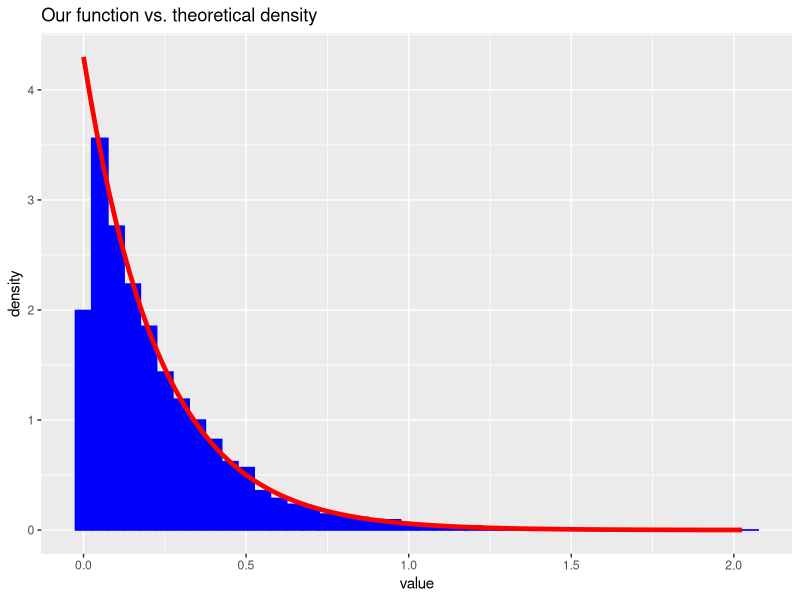
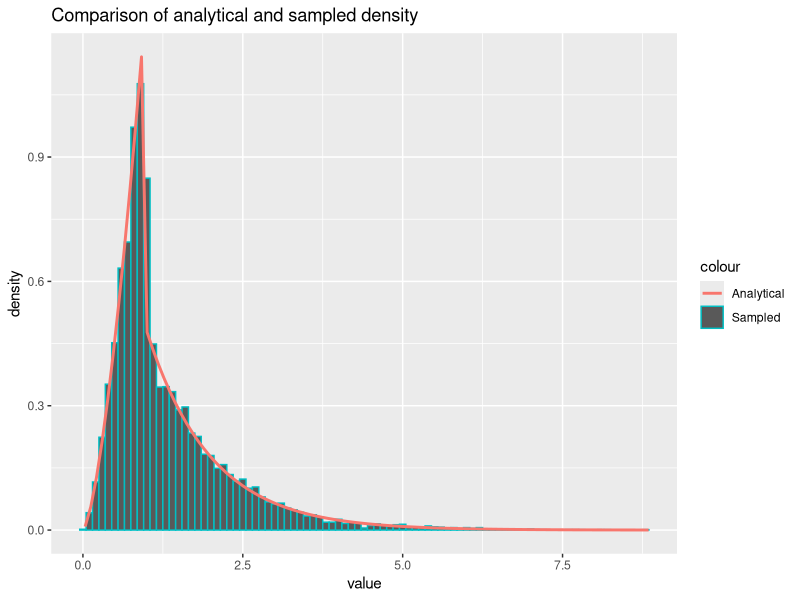
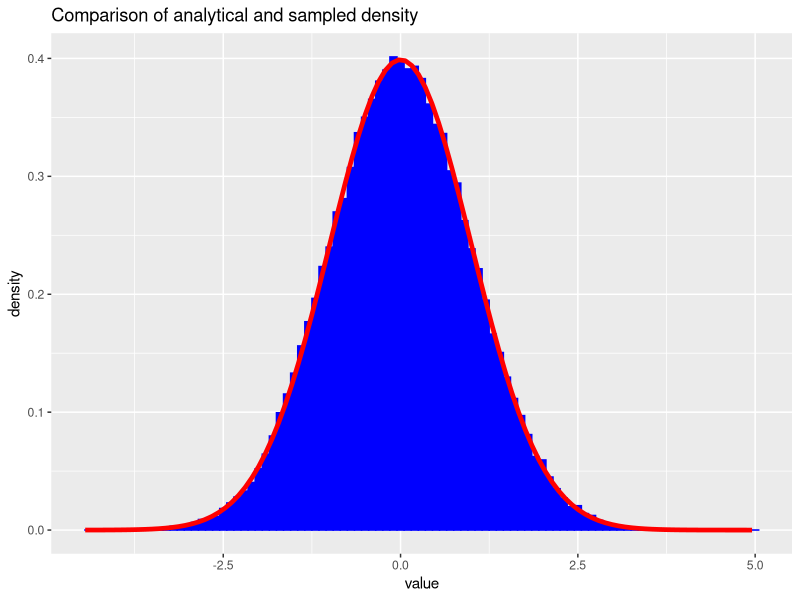
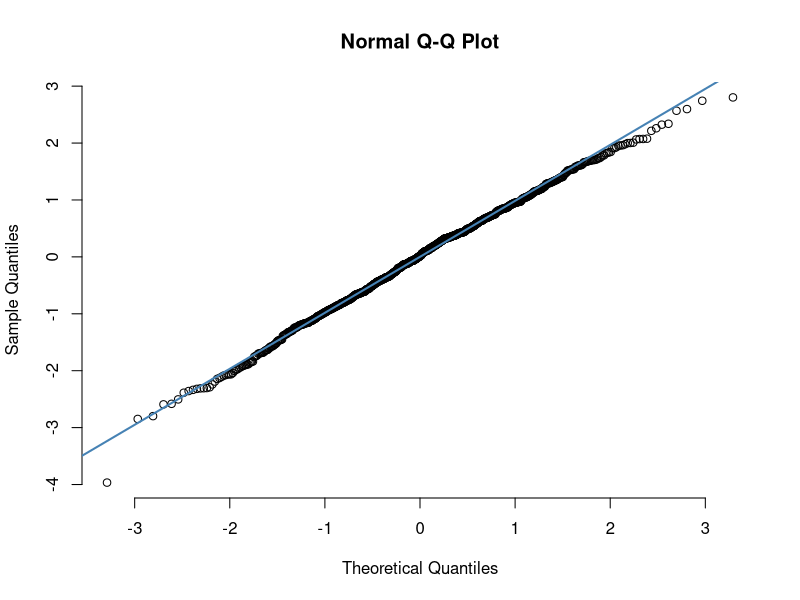
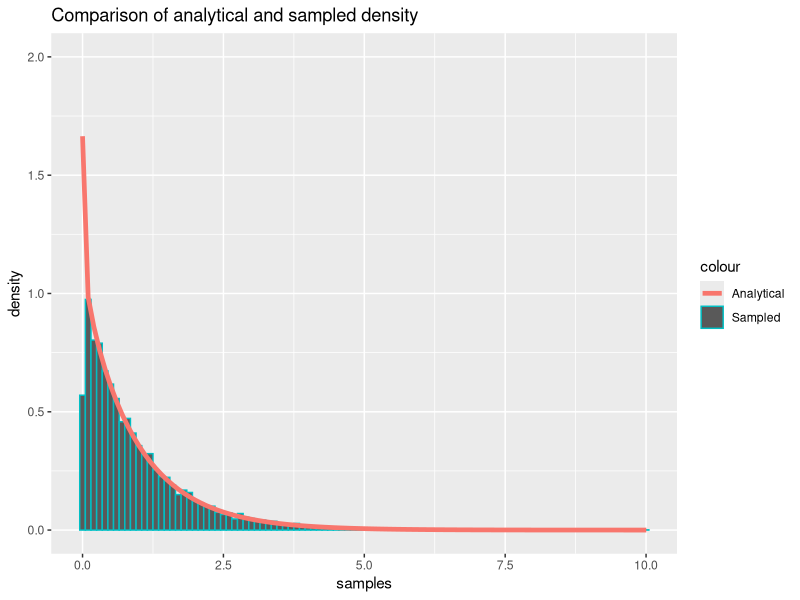
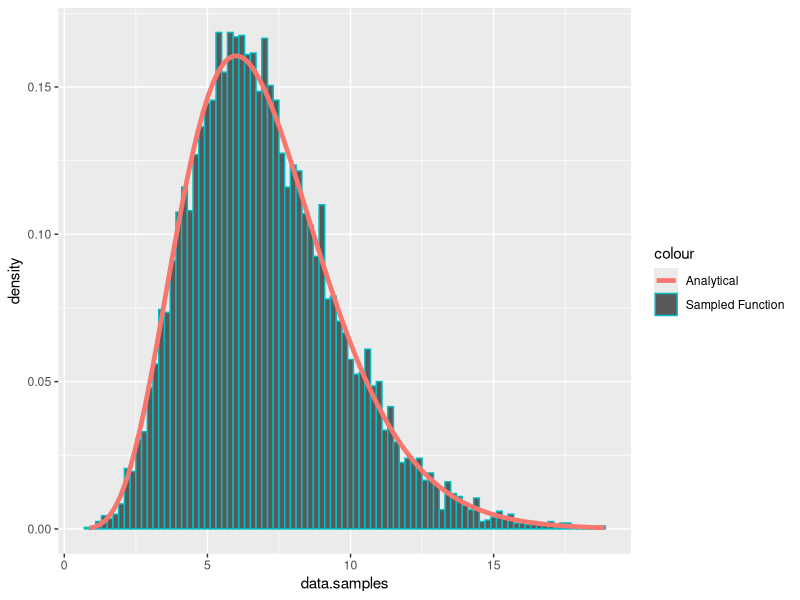
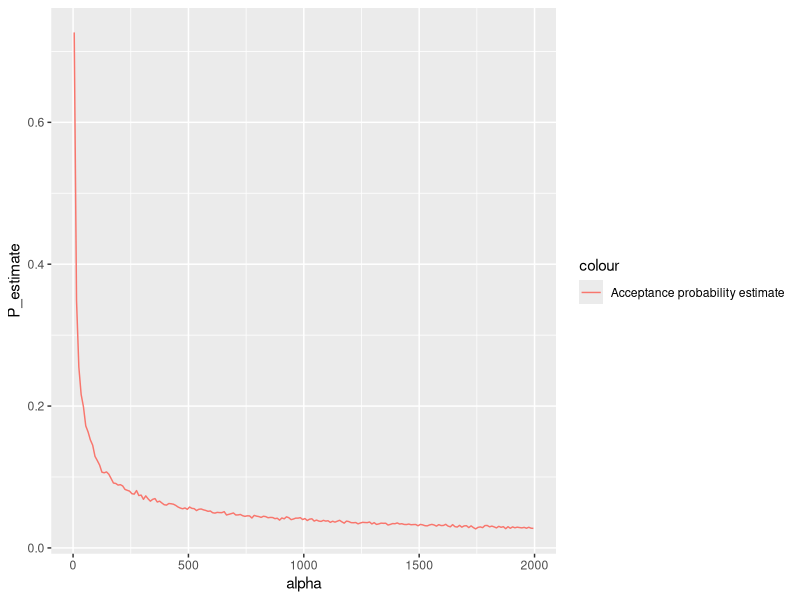
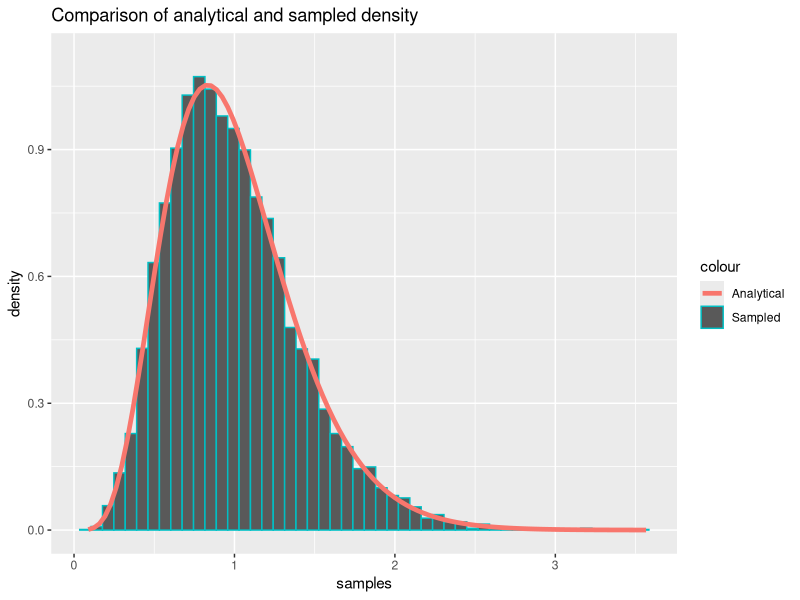

These charts were generated, in order, by the following R code: (Note: this script raises an error after producing the figures.)
## ---- chunk 1
library(formatR)
showsol <- FALSE
library(knitr)
opts_chunk$set(tidy.opts = list(width.cutoff = 68), tidy = TRUE, warning = FALSE, error = FALSE, message = FALSE, echo = TRUE)
## ---- chunk 2
library(ggplot2)
exponential<- function(lambda, n=1){
  u = runif(n)
  x = -1/lambda*log(u)
  return(x)
}
## ---- chunk 3
n = 10000
lambda = 4.300
x = exponential(lambda,n)
cat('Theoretical mean: ', 1/lambda,' Computed mean: ', mean(x),'\n')
cat('Theoretical variance: ', 1/lambda^2, ' Computed variance: ', var(x))
## ---- chunk 4
y = rexp(n, lambda)
rfunc = data.frame(value = y)
ourfunc = data.frame(value = x)
rfunc$type = 'R function'
ourfunc$type = 'Our function'
df = rbind(rfunc,ourfunc)
#ggplot(df, aes(value, fill = type)) + 
#   geom_histogram(alpha = 0.5, aes(y = ..density..), binwidth = 0.05, position = 'identity') + ggtitle("Our function vs. R function densities")
df2 <- data.frame(theo=seq(0,max(x),length.out=n), value=x)
ggplot(df2, aes(x = value, color=type)) + geom_histogram(aes(y = ..density..), binwidth=0.05, fill = 'blue', color = 'blue') + stat_function(fun=dexp,geom = "line",size=1.6,col="red",args = (mean=lambda)) + ggtitle("Our function vs. theoretical density")
## ---- chunk 5
g = function(x, alpha){
  c = alpha*exp(1)/(alpha+exp(1))
  result = vector(length = length(x))
  result[x<1.] = sapply(x[x<1.], function(x) c*x^(alpha - 1))
  result[x>=1.] = sapply(x[x>=1.], function(x) c*exp(-x))
  return(as.double(result))
}

G_inv = function(n, alpha){
  c = alpha*exp(1)/(alpha+exp(1))
  u = runif(n)
  result = vector(length = n)
  result[u < c/alpha] = (alpha/c * u[u < c/alpha])^(1/alpha)
  result[u >= c/alpha] = -log(1/alpha + exp(-1) - u[u >= c/alpha]/c)
  return(result)
}

alpha = 2.5
n = 10000
xsamples = G_inv(n, alpha)
c = alpha*exp(1)/(alpha+exp(1))
mean = c/(alpha+1) + 2*c/exp(1)
cat('Theoretical mean: ', mean, ' Sampled mean: ', mean(xsamples))
## ---- chunk 6
variance = c/(alpha+2)+5*c/exp(1) - mean^2
cat('Theoretical variance: ', variance, ' Sampled variance: ', var(xsamples))
## ---- chunk 7
df2 <- data.frame(theo=seq(0,max(xsamples),length.out=n), value=xsamples)
ggplot(df2, aes(x = value)) + geom_histogram(aes(y = ..density.., color='Sampled'), binwidth=0.1) + stat_function(fun=g,geom = "line",size=1., args = (mean=alpha), alpha=1., aes(color="Analytical")) + ggtitle("Comparison of analytical and sampled density")
## ---- chunk 8
normal <- function(n){
  x_1 <- runif(n/2)
  x_2 <- exponential(1/2, n/2)
  y_1 <- sqrt(x_2)*cos(2*pi*x_1)
  y_2 <- sqrt(x_2)*sin(2*pi*x_1)
  y <- c(y_1,y_2)
  return(y)
}
## ---- chunk 9
n = 100000
x <- normal(n)
cat('Theoretical mean: ', 0,' Computed mean: ', mean(x),'\n')
cat('Theoretical variance: ', 1, ' Computed variance: ', var(x))
## ---- chunk 10
df2 <- data.frame(theo=seq(0,max(x),length.out=n), value=x)
ggplot(df2, aes(x = value)) + geom_histogram(aes(y = ..density..), binwidth=0.1, col = 'blue', fill = 'blue') + stat_function(fun=dnorm,geom = "line",size=1.6,col="red",args = list(mean=0, sd = 1)) + ggtitle("Comparison of analytical and sampled density")

x <- normal(1000)
qqnorm(x, pch = 1, frame = FALSE)
qqline(x, col = "steelblue", lwd = 2)
## ---- chunk 11
normal_d <- function(d, mu, sigma){
  x <- normal(d)
  y <- mu + t(chol(sigma))%*%x
  return(y)
}
## ---- chunk 12
d = 2
n = 100000
mu = c(1,2)
sigma = matrix(c(2.5,3,3,10),ncol=2,nrow=2)
sample = matrix(NA, ncol = d, nrow = n)
for (i in 1:n){
  sample[i,] <- normal_d(d,mu,sigma)
}
average = apply(sample, 2,mean)
cat('Mean vector: \n')
average
covmat = cov(sample)
cat('Covariance matrix: \n')
covmat
## ---- chunk 13
library(nortest)
ad.test(sample[,1])
ad.test(sample[,2])
## ---- chunk 14
small_gamma = function(alpha, n=1){
  result = vector()
  iter = 0
  sampled = 0
  c = 1/(gamma(alpha)) * (1/alpha + exp(-1))
  
  while(sampled < n){

    #sample from g(x)
    uniform2 = runif(n)
    x = G_inv(n, alpha)
    #compute the acceptance probabilites
    probs = dgamma(x, alpha, rate=1) / (c * as.double(g(x, alpha)))
    #append samples where u < f(x) / c g(x)
    result = append(result, x[uniform2 <= probs])
    #increase counters
    sampled = sampled + sum(uniform2 <= probs)
    iter = iter + n
  }
  
  iter = iter - length(result) + n
  
  return(list(samples = result[seq(1:n)], iter = iter))
}
## ---- chunk 15
alpha = 0.95
G1 <- small_gamma(alpha, 10000)
df12 = data.frame(G1)

cat('Theoretical mean: ', alpha,' Computed mean: ', mean(G1$samples),'\n')
cat('Theoretical variance: ', alpha, ' Computed variance: ', var(G1$samples))
## ---- chunk 16
c = 1/(gamma(alpha)) * (1/alpha + exp(-1))

ggplot(data=df12, aes(x=samples)) + geom_histogram(data=df12, aes(x=samples, y=..density.., color="Sampled"), binwidth=0.1) +  stat_function(fun=dgamma, geom = "line",size=1.6, args = list(shape=alpha, rate=1), aes(x=samples, color = "Analytical")) + ggtitle("Comparison of analytical and sampled density") + ylim(0. ,2.0)

## ---- chunk 17
large_gamma <- function(alpha, n=1){
  loga = 1/2 * (alpha - 1) * (log(alpha - 1) - 1)
  logb = 1/2 * (alpha + 1) * (log(alpha + 1) - 1)
  result = vector(mode="numeric")
  
  i = 0
  iter = 0
  while (i < n){
    iter = iter + 1 
    log_x_1 = loga + log(runif(1))
    log_x_2 = logb + log(runif(1))
    if (2*log_x_1 <= (alpha - 1)*(log_x_2 - log_x_1) - exp(log_x_2 - log_x_1)){
      result = append(result, exp(log_x_2 - log_x_1))
      i = i + 1
    }
    else{}
  }
  list(samples = result, iter = iter)
}

## ---- chunk 18
alpha = 7.

G2 = large_gamma(alpha, 10000)

cat('Theoretical mean: ', alpha,' Computed mean: ', mean(G2$samples),'\n')
cat('Theoretical variance: ', alpha, ' Computed variance: ', var(G2$samples))
## ---- chunk 19
df16 = data.frame(data=G2)

ggplot(df16, aes(x=data.samples)) + geom_histogram(data=df16, aes(x = data.samples, y=..density.., color="Sampled Function"), binwidth=0.2) + stat_function(fun=dgamma,geom = "line",size=1.6,aes(color='Analytical'),args = list(shape=alpha, rate = 1))
## ---- chunk 20
iterations = c()

for (alpha in seq(2, 2000, 10)){
  G = large_gamma(alpha, 1000)
  iterations = append(iterations, G$iter)
}

df15 = data.frame(alpha = seq(5, 2000, 10), P_estimate = 1000/iterations)

ggplot(df15, aes(x = alpha, y = P_estimate, color='Acceptance probability estimate')) + geom_line()
## ---- chunk 21
gamma2 = function(alpha, beta=1, n  = 1){
  if (alpha == 1.0){
    return(list(samples = exponential(beta, n), iter = n))
  }
  else if (alpha <= 1){
    G = small_gamma(alpha, n)
    G$samples = G$samples / beta
    return(G)
  }
  else if (alpha > 1){
    G = large_gamma(alpha, n)
    G$samples = G$samples / beta
    return(G)
  }
}

alpha = 6
beta = 6

G = gamma2(alpha, beta, 10000)

df17 <- data.frame(G)

histo = hist(G$samples, plot=F)
ggplot(df17, aes(x = samples)) + geom_histogram(aes(y = ..density.., color='Sampled'), bins=50) + stat_function(fun=dgamma,geom = "line",size=1.6,aes(color='Analytical'),args = list(shape=alpha, rate=beta)) + ggtitle("Comparison of analytical and sampled density") + ylim(0, 1.1*max(histo$density))
## ---- chunk 22
library(MCMCpack)
get_gamma_samples <- function(alpha){
  return(gamma2(alpha)$samples)
}

dirichlet <- function(alpha){
  z<- sapply(alpha,get_gamma_samples)
  x <- z/sum(z)
  return(x)
}
## ---- chunk 23
k = 5
n = 20000
x <- matrix(NA, ncol = k, nrow = n)
alpha <- exponential(1,k)
for (i in 1:n){
  x[i,] <- dirichlet(alpha)
}
cat('Theoretical mean: ', alpha/sum(alpha),'\n','Computed mean: ', apply(x,2,mean),'\n')
cat('Theoretical variance: ', alpha*(sum(alpha)-alpha)/(sum(alpha)^2*(sum(alpha)+1)),'\n', 'Computed variance: ', apply(x,2,var))
## ---- chunk 24
n <- 10000
alpha <- rep(1,k)
x <- matrix(NA, ncol = k, nrow = n)
for (i in 1:n){
  x[i,] <- dirichlet(alpha)
}
y <- as.vector(rdirichlet(n,alpha))
rfunc = data.frame(value = y)
ourfunc = data.frame(value = as.vector(x))
rfunc$type = 'R function'
ourfunc$type = 'Our function'
df = rbind(rfunc,ourfunc)
ggplot(df, aes(value, fill = type)) + 
   geom_histogram(alpha = 0.5, aes(y = ..density..), position = 'identity') + ggtitle("Our function vs. R function densities")
## ---- chunk 25
df2 <- data.frame(theo=seq(0,max(x[,1]),length.out=n), value=x[,1])
ggplot(df2, aes(x = value)) + geom_histogram(aes(y = ..density..), 
      binwidth = 0.005,fill = 'blue', color = 'blue') + stat_function(fun=dbeta,geom = "line",size=1.6,col="red",args = list(shape1=1,shape2=k-1)) + ggtitle("Our function vs. theoretical density")
## ---- chunk 26
f <- function(x){
  return((2+x)^125*(1-x)^38*x^34)
}

optimum = optimize(f,c(0,1),maximum = TRUE)

draw_samples <- function(n){
  samples <- rep(NA,n)
  iter = 0
  for (i in 1:n){
    finish = 0
    while(finish ==0){
      iter = iter + 1
      x_sample <- runif(1)
      alpha <- f(x_sample)/optimum$objective
      u = runif(1)
      if (u <=alpha){
        samples[i] <- x_sample
        finish <- 1
      }
    }
  }
  return(list(samples = samples, iterations = iter))
}
## ---- chunk 27
n = 10000
g <- function(x){
  return(f(x)*x)
}
f_density <- function(x){return(f(x)/integrate(f,0,1)$value)}
y <- draw_samples(n)
cat("Computed mean: ", sum(y$samples)/n, '\n')
cat("Theoretical mean: ", integrate(g,0,1)$value/integrate(f,0,1)$value, '\n')
df <- data.frame(theo=seq(0,1,length.out=n), value=y$samples)
ggplot(df, aes(x = value)) + geom_histogram(aes(y = ..density..), binwidth=0.001, col = 'blue', fill = 'blue') + stat_function(fun=f_density,geom = "line",size=1.6,col="red") + ggtitle("Comparison of analytical and sampled density") + xlim(0,1) + geom_segment(x = sum(y$samples)/n, xend = sum(y$samples)/n, y = 0, yend = 100, col = "green", size = 1.2, linetype = "longdash")
## ---- chunk 28
cat("Average random numbers generated: ", y$iterations/n, '\n')
cat("Theoretical expected number: ", optimum$objective/integrate(f,0,1)$value)
## ---- chunk 29
k = 6
n = 10000
x <- matrix(NA, ncol = k, nrow = n)
alpha <- rep(1,k)
for (i in 1:n){
  x[i,] <- dirichlet(alpha)
}

w = f(y$samples)/dbeta(y$samples,1,5)
w = f(x[,1])/dbeta(x[,1],1,5)
mu_hat <- sum(x[,1]*w)/sum(w)
mu_hat2 <- sum(x[,1]*w)/(n*integrate(f,0,1)$value)
